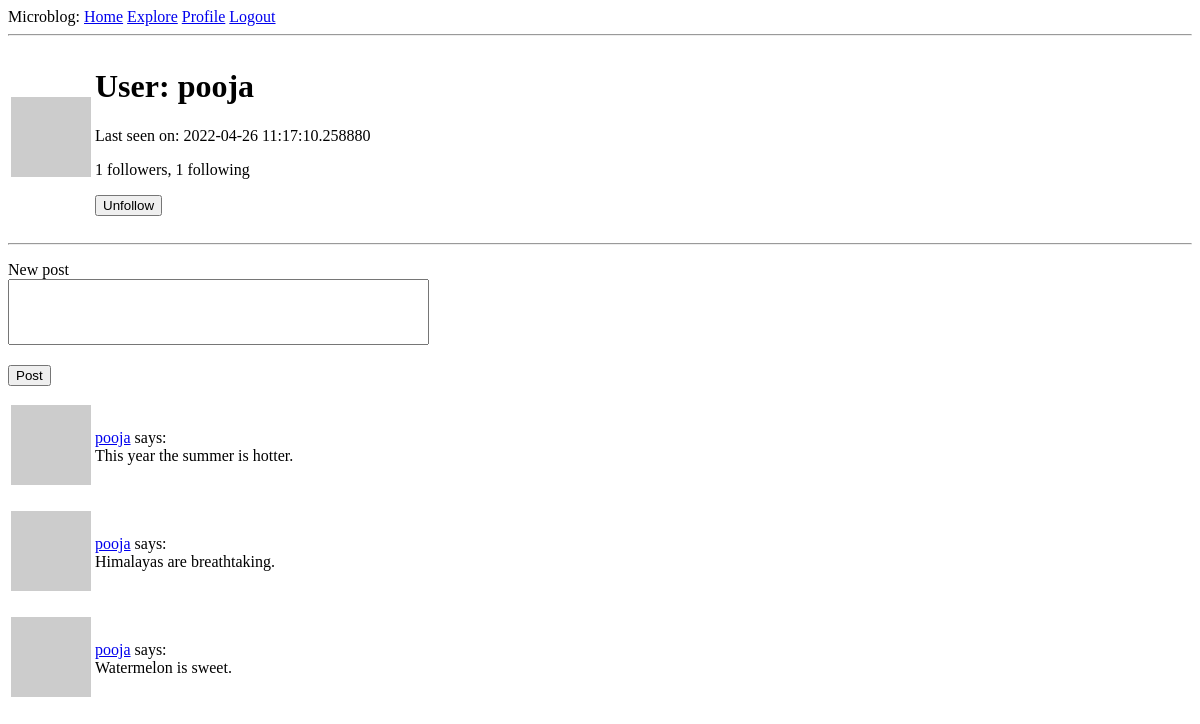
/user/pooja (signed in), run on an earlier commit of the app's database.
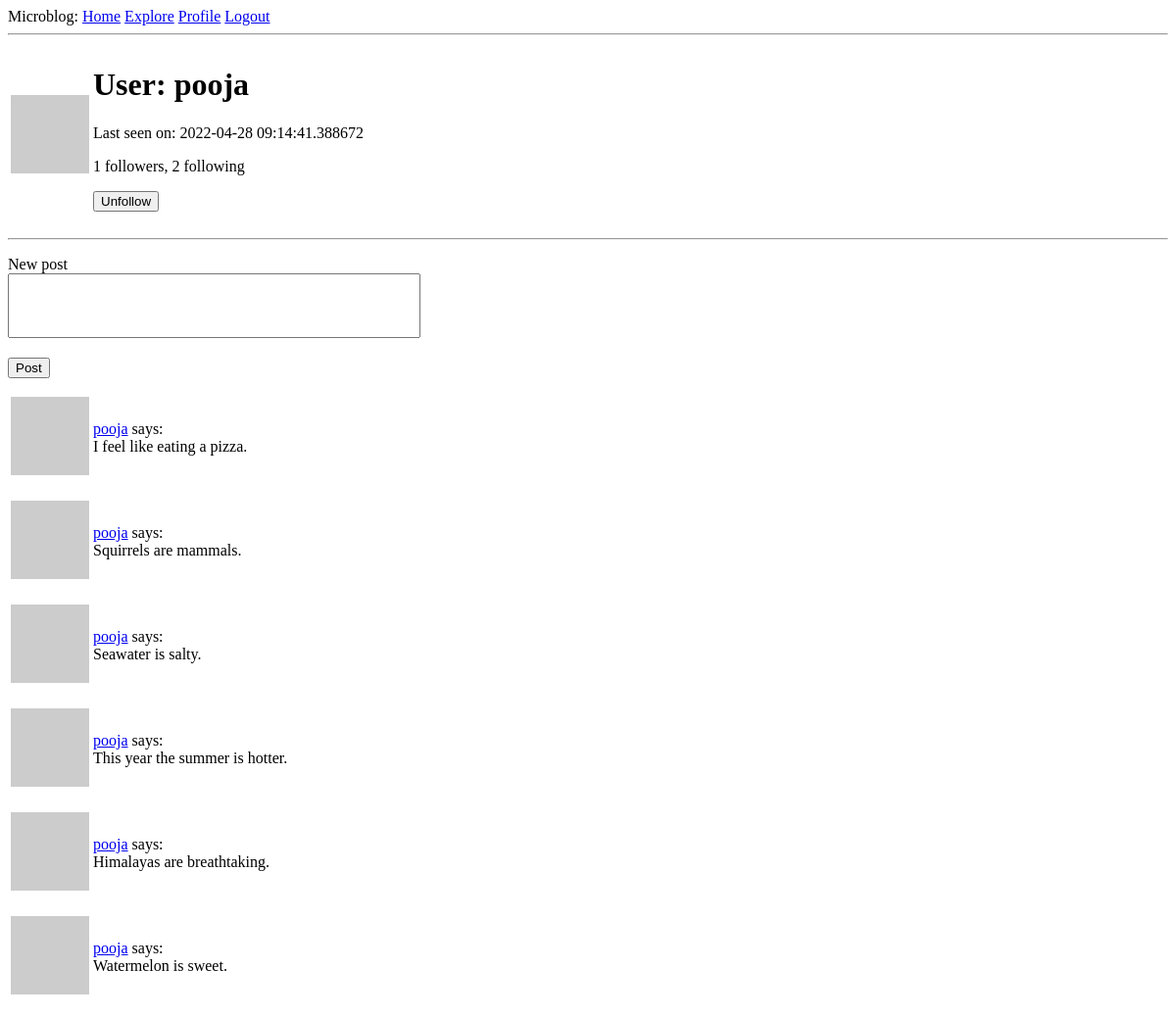
And on a later commit of the database.
### app/models.py (models this page shows, shortened)
class User(UserMixin, db.Model):
    id = db.Column(db.Integer, primary_key=True)
    username = db.Column(db.String(32), index = True, unique = True)
    email = db.Column(db.String(32), index = True, unique = True)
    password_hash = db.Column(db.String(32))
    post = db.relationship('Post', backref='author', lazy='dynamic')
    about_me = db.Column(db.String(140))
    last_seen = db.Column(db.DateTime, default=datetime.utcnow())
    followed = db.relationship('User',
            secondary=followers,
            primaryjoin=(followers.c.follower_id == id),
            secondaryjoin=(followers.c.followed_id == id),
            backref=db.backref('followers', lazy='dynamic'),
            lazy='dynamic')
    def avatar(self, size):
        digest = md5(self.email.lower().encode('utf-8')).hexdigest()
        return \
            'https://gravatar.com/avatar/{}?size={}&default=robohash' \
            .format(digest, size)
    def is_following(self, user):
        return self.followed.filter(
                followers.c.followed_id == user.id).count() > 0

class Post(db.Model):
    id = db.Column(db.Integer(), primary_key=True)
    timestamp = db.Column(db.DateTime(), index=True, default=datetime.utcnow)
    body = db.Column(db.String(140))
    user_id = db.Column(db.Integer(), db.ForeignKey('user.id'))

### app/routes.py (the view)
@app.route('/user/<username>', methods=['GET', 'POST'])
@login_required
def user(username):
    form1 = NewPostForm()
    form2 = EmptyForm()
    if form1.validate_on_submit():
        new_post(current_user, form1)
        flash('Your post is now live!')
        return redirect(url_for('user', username=username))
    user = User.query.filter_by(username=username).first_or_404()
    page = request.args.get('page', 1, type=int)
    posts = user.post.order_by(Post.timestamp.desc())\
            .paginate(page, app.config['POSTS_PER_PAGE'], False)
    prev_url = url_for('user', username=username, page=posts.prev_num) \
            if posts.has_prev else None
    next_url = url_for('user', username=username, page=posts.next_num) \
            if posts.has_next else None
    return render_template('user.html', user=user, posts=posts.items,
            prev_url=prev_url, next_url=next_url, forms=[form1, form2])

### app/forms.py
class NewPostForm(FlaskForm):
    post_body = TextAreaField('New post', validators=[Length(min=0, max=140)],
            render_kw={'style': 'resize: none;'})
    post = SubmitField('Post')

class EmptyForm(FlaskForm):
    submit = SubmitField('Submit')

### app/models.py (called while the page is built)
@login.user_loader
def load_user(id):
    return User.query.get(int(id))

### app/routes.py (called while the page is built)
@app.before_request
def before_request():
    if current_user.is_authenticated:
        current_user.last_seen = datetime.utcnow()
        db.session.commit()

### app/templates/user.html (shortened to what this page needs)
{% extends 'base.html' %}
{% block content %}
<table>
    <tr valign='center'>
        <td><img src='{{ user.avatar(128) }}'></td>
        <td>
            <h1>User: {{ user.username }}</h1>
            {% if user.last_seen %}
            <p>Last seen on: {{ user.last_seen }}</p>
            {% endif %}
            <p>
            {{ user.followers.count() }} followers, {{ user.followed.count() }} following
            </p>
            {% if user == current_user %}
            <p><a href="{{ url_for('edit_profile') }}">Edit your profile</a></p>
            {% else %}
            <p>
                <form action="{{ url_for('unfollow', username=user.username) }}" method='POST'>
                    {{ forms[1].submit(value='Unfollow') }}
                </form>
            </p>
            {% endif %}
        </td>
    </tr>
</table>
<hr>
{% include '_new_post.html' %}
{% for post in posts %}
<p>
{% include '_post.html' %}
</p>
{% endfor %}
{% endblock %}

### app/templates/base.html (shortened to what this page needs)
<!doctype html>
<html>
    <head>
    </head>
    <body>
        <div>
            Microblog:
            <a href={{ url_for('index') }}>Home</a>
            {% if current_user.is_anonymous %}
            <a href={{ url_for('login') }}>Login</a>
            {% else %}
            <a href={{ url_for('explore') }}>Explore</a>
            <a href={{ url_for('user', username=current_user.username) }}>Profile</a>
            <a href={{ url_for('logout') }}>Logout</a>
            {% endif %}
        </div>
        <hr>
        {% block content %}{% endblock %}
    </body>
</html>

### app/templates/_new_post.html (shortened to what this page needs)
<form action='' method='post'>
    <p>
    {{ forms[0].post_body.label }}<br>
    {{ forms[0].post_body(cols=50, rows=4) }}
    </p>
    <p>
    <span>{{ forms[0].post() }}</span>
    </p>
</form>

### app/templates/_post.html
<table>
    <tr valign='center'>
        <td><img src='{{ post.author.avatar(36) }}'></td>
        <td>
            <a href="{{ url_for('user', username=post.author.username) }}">{{ post.author.username }}</a>
            says:<br>{{ post.body }}
        </td>
    </tr>
</table>

What changed in the data, as far as the page shows it:
changed User "pooja": last_seen "2022-04-26 11:17:10.258880" → "2022-04-28 09:14:41.388672"
now on this page (row edited): Post: author.username "pooja", body "I feel like eating a pizza."
now on this page (row edited): Post: author.username "pooja", body "Squirrels are mammals."
now on this page (row edited): Post: author.username "pooja", body "Seawater is salty."
Also different on the page:
{{ user.followed.count() }}: "1" → "2"
